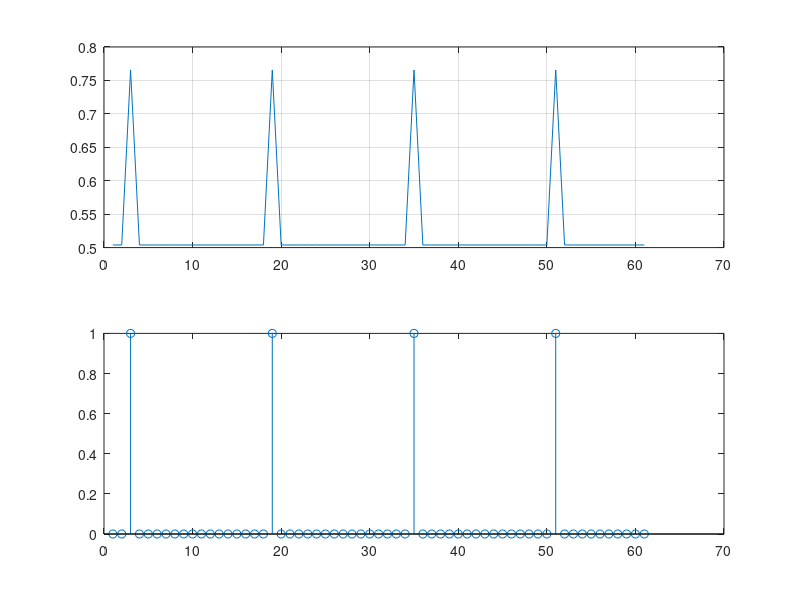

The MATLAB source for this figure:
clear all;
Fs  = 16000;    % Taxa de amostragem
Ts  = 1/Fs;     % Per�odo de repeti��o dos pulsos
Rs  = 4000;     % Taxa de transmiss�o de s�mbolos
sps = Fs/Rs;    % amostras por s�mbolo
r   = 0.22;     % Fator de holl-off

ntaps = 10* sps + 1;   % Dura��o de 8 s�mbolos
cont = 0;               % contador de amostras
cont1 = 0;
fid = fopen('inputSignal.dat', 'w'); %cria o arquivo inputSignal.m

for i = 0: 20*(sps -1)   % Gerar 41 amostras em um espa�o de banda de 82 amostras

    cont = cont+1;      % Contagem de amostras por per�odo Ts para B = T/2 , onde B = 41 amostras
  cont1 = cont1 + 1;
  if ( cont1 != sps/2 +1)    % Gera valores de um trem de 82 pulsos unit�rios em um intervalo de banda 2 x maior que a de Nyquist
   pulse(cont) = 0;       % Define valor 1 ou 0 para o pulso.
  else
   pulse(cont) = 1;
  endif;
  if cont1 == round((4*sps))
      cont1 = 0;
  endif


  temp = round((2^7*0.5*(0.8*pulse(cont)+0.25*pulse(cont)))+2^7+1);   % cria um trem de pulsos unit�rios
                                                                % normalizado entre 0 at� 255 correspondendo aos niveis do conversor AD de 8 bits
  address = dec2bin(i,8);
  saida = dec2bin(temp,8);                                      % converte para uma palavra binaria de 8 bits
 %fprintf(fid,'\r\n        when "%s" => data_out_rom_Q <= "%s";', address,saida);                                 % escreve no arquivo inputSignal.dat
 fprintf(fid,'\r\n%s',saida);
  x(cont) = temp/256;

endfor;
fclose(fid);                                                    % fecha o arquivo inputSignal.m

%gera o grafico da entrada para visualiza��o no Octave
figure 1;
subplot(2,1,1)
plot(x);
grid on
subplot(2,1,2)
stem(pulse);



